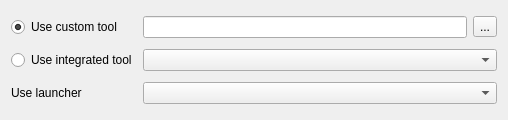
<?xml version="1.0" encoding="UTF-8"?>
<ui version="4.0">
 <class>CreateExternalProcessBinaryPage</class>
 <widget class="QWizardPage" name="CreateExternalProcessBinaryPage">
  <property name="geometry">
   <rect>
    <x>0</x>
    <y>0</y>
    <width>508</width>
    <height>120</height>
   </rect>
  </property>
  <property name="windowTitle">
   <string>WizardPage</string>
  </property>
  <layout class="QGridLayout" name="gridLayout">
   <item row="3" column="1">
    <widget class="QComboBox" name="cbLauncher"/>
   </item>
   <item row="2" column="0">
    <widget class="QRadioButton" name="rbEmbedded">
     <property name="text">
      <string>Use integrated tool</string>
     </property>
    </widget>
   </item>
   <item row="2" column="1">
    <widget class="QComboBox" name="cbEmbedded"/>
   </item>
   <item row="0" column="0">
    <widget class="QRadioButton" name="rbCustom">
     <property name="text">
      <string>Use custom tool</string>
     </property>
     <property name="checked">
      <bool>true</bool>
     </property>
    </widget>
   </item>
   <item row="0" column="1">
    <widget class="QWidget" name="pathWidget" native="true">
     <layout class="QHBoxLayout" name="horizontalLayout">
      <property name="leftMargin">
       <number>0</number>
      </property>
      <property name="topMargin">
       <number>0</number>
      </property>
      <property name="rightMargin">
       <number>0</number>
      </property>
      <property name="bottomMargin">
       <number>0</number>
      </property>
      <item>
       <widget class="QLineEdit" name="lePath"/>
      </item>
      <item>
       <widget class="QToolButton" name="tbBrowse">
        <property name="text">
         <string>...</string>
        </property>
       </widget>
      </item>
     </layout>
    </widget>
   </item>
   <item row="3" column="0">
    <widget class="QLabel" name="lblLauncher">
     <property name="text">
      <string>Use launcher</string>
     </property>
    </widget>
   </item>
  </layout>
 </widget>
 <resources/>
 <connections/>
</ui>
